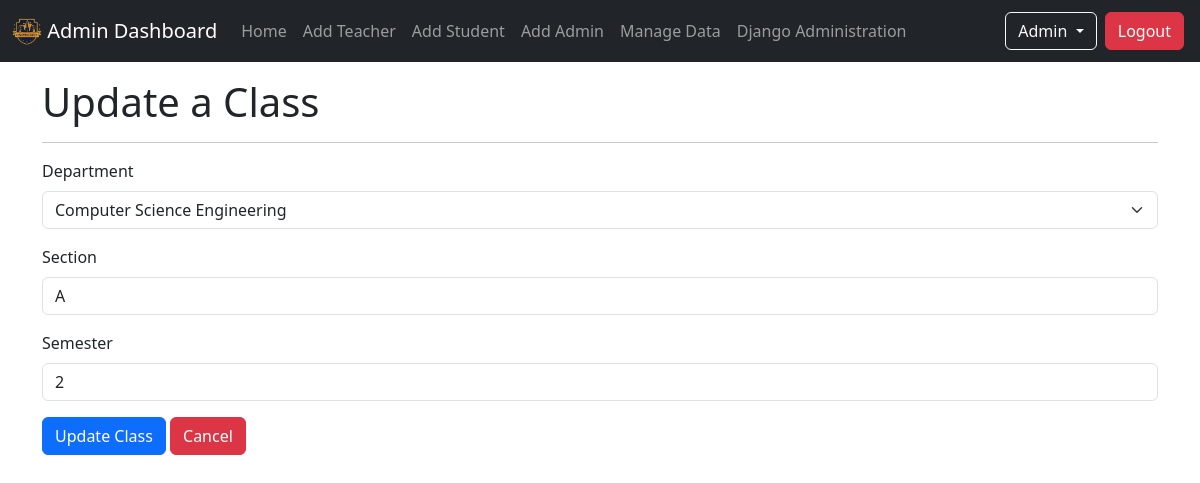
Screenshot of /admin_home/manage_data/classes/edit/CSE2A (signed in) with the database file from the repository.
### info/models.py (models this page shows, shortened)
class User(AbstractUser):
    is_student = models.BooleanField(default=False, verbose_name='Student Status')
    is_teacher = models.BooleanField(default=False, verbose_name='Teacher Status')
    is_hod = models.BooleanField(default=False, verbose_name='HOD Status')

class Class(models.Model):
    department = models.ForeignKey(Department, on_delete=models.CASCADE)
    id = models.CharField(max_length=50, primary_key=True)
    section = models.CharField(max_length=50)
    semester = models.IntegerField()
    class Meta:
        verbose_name_plural = 'Classes'

### info/views.py (the view)
# urls.py: path('admin_home/manage_data/classes/edit/<str:pk>', views.UpdateClass.as_view(), name = 'class_update'),
class UpdateClass(LoginRequiredMixin, SuccessMessageMixin, UpdateView):
    model = Class
    fields = ['department', 'section', 'semester']
    template_name = 'info/admin/class_form.html'
    success_url = reverse_lazy('info:manage_data_nav')
    success_message = "Class was successfully updated."
    context_object_name = 'class'
    pk_url_kwarg = 'pk'
    def get(self, request, *args, **kwargs):
        self.object = None
        if not request.user.is_superuser:
            return redirect('info:unauthorize_view')
        return super().get(request, *args, **kwargs)
    def get_context_data(self, **kwargs):
        context = super(UpdateClass, self).get_context_data(**kwargs)
        context['form_type'] = 'Update'
        return context

### info/models.py (called while the page is built)
    def __str__(self):
        return self.name

### info/templates/info/admin/class_form.html (shortened to what this page needs)
{% extends 'base_master.html' %}
{% load django_bootstrap5 %}
{% block content %}
    <div class="container mt-3">
        {% if form_type == 'Update' %}
            <h1>Update a Class</h1>
        {% else %}
            <h1>Create a New Class</h1>
        {% endif %}
        <hr>
        <form class="mb-3" action="" method="post">
            {% bootstrap_form form %}
            <button type="submit" class="btn btn-primary">
                {% if form_type == 'Update' %}
                    Update Class
                {% else %}
                    Create Class
                {% endif %}
           </button>
            <button type="button" class="btn btn-danger"
                onclick="window.location='{% url 'info:manage_data_nav' %}'">Cancel</button>
        </form>
    </div>
{% endblock content %}

### templates/includes/navbar.html (shortened to what this page needs)
{% load static %}
<nav class="navbar navbar-expand-sm navbar-dark bg-dark" aria-label="University Navbar">
  <div class="container-fluid">
    <a class="navbar-brand" href="/">
      <img src="{% static 'info/img/univ-logo.png' %}" alt="Logo" width="30" class="d-inline-block align-text-top">
      {% if request.user.is_authenticated  %}
        {% if request.user.is_student %}
          Student Dashboard
        {% elif request.user.is_teacher %}
          Teacher Dashboard
        {% else %}
          Admin Dashboard
        {% endif %}
      {% else %}
        University
      {% endif %}
    </a>
    <div class="collapse navbar-collapse" id="navbar">
      <ul class="navbar-nav me-auto mb-2 mb-sm-0">
        {% if request.user.is_authenticated  %}
          {% if request.user.is_student %}
            <li class="nav-item">
                <a class="nav-link" href="{% url 'info:student_view' %}">Home</a>
            </li>
            <li class="nav-item">
              <a class="nav-link" href="{% url 'info:student_attendance' request.user.student.roll_number %}">Attendance</a>
            </li>
            <li class="nav-item">
              <a class="nav-link" href="{% url 'info:student_marks' request.user.student.roll_number %}">Marks</a>
            </li>
            <li class="nav-item">
              <a class="nav-link" href="{% url 'info:student_timetable' request.user.student.class_id_id %}">Timetable</a>
            </li>
          {% else %}
            <li class="nav-item">
                <a class="nav-link" href="{% url 'info:admin_view' %}">Home</a>
            </li>
            <li class="nav-item">
              <a class="nav-link" href="{% url 'info:teacher_create' %}">Add Teacher</a>
            </li>
            <li class="nav-item">
              <a class="nav-link" href="{% url 'info:student_create' %}">Add Student</a>
            </li>
            <li class="nav-item">
              <a class="nav-link" href="{% url 'info:create_admin_user' %}">Add Admin</a>
            </li>
            <li class="nav-item">
              <a class="nav-link" href="{% url 'info:manage_data_nav' %}">Manage Data</a>
            </li>
            <li class="nav-item">
              <a class="nav-link" href="/admin" target="_blank">Django Administration</a>
            </li>
          {% endif %}
        {% endif %}
      </ul>
      <ul class="navbar-nav mb-2 mb-sm-0">
        <li class="nav-item dropdown">
          {% if request.user.is_authenticated %}
            <button class="btn btn-outline-light dropdown-toggle text-capitalize" type="button" data-bs-toggle="dropdown" data-bs-auto-close="true" aria-expanded="false">
              {% if request.user.is_teacher %}
                {{request.user.teacher.name}}
              {% elif request.user.is_student %}
                {{request.user.student.name}}
              {% else %}
                {{request.user.username}}
              {% endif %}
            </button>
            <a class="btn btn-danger m-1" href="{% url 'account_logout' %}">Logout</a>
          {% else %}
            <a class="btn btn-outline-light m-1" href="{% url 'account_login' %}">Login</a>
          {% endif %}
        </li>
      </ul>
    </div>
  </div>
</nav>

### rows the page displays
User: user.username "Admin"
Class: department "Computer Science Engineering", section "A", semester "2"
